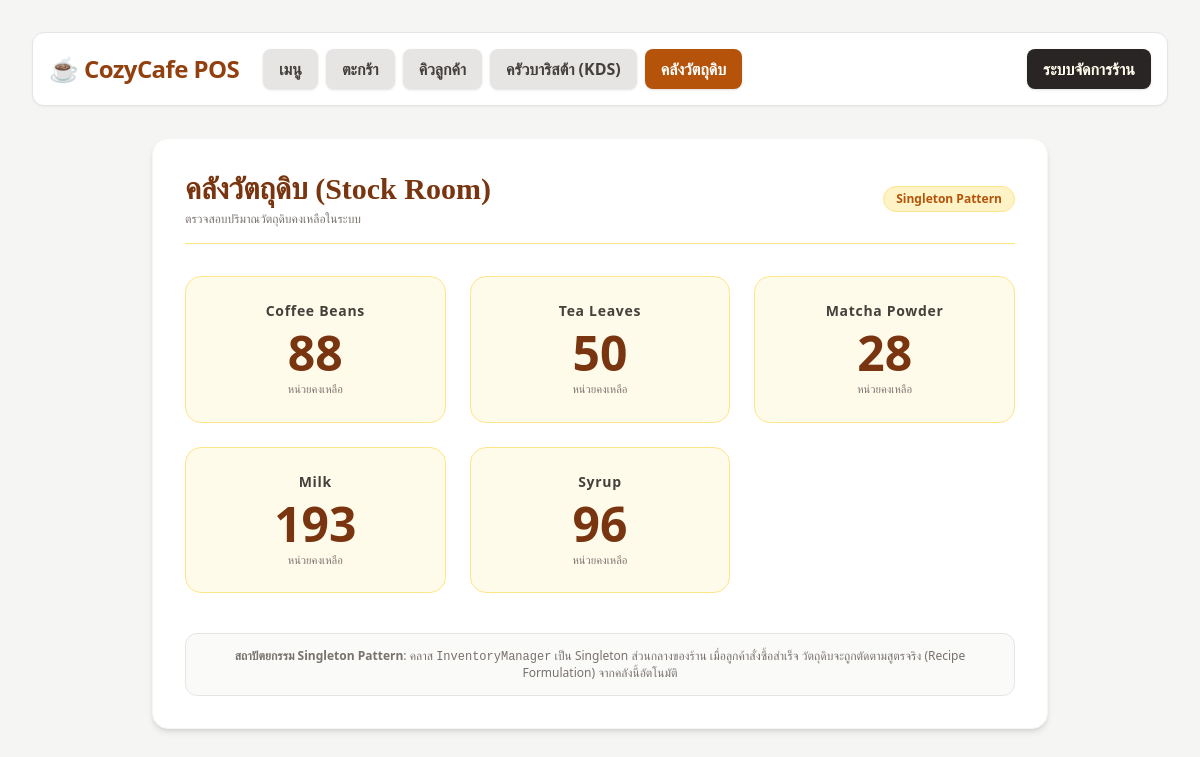
Screenshot of /inventory/ with the database file from the repository.
### pos/models.py (models this page shows, shortened)
class InventoryItem(models.Model):
    name = models.CharField(max_length=100, unique=True)
    quantity = models.IntegerField(default=0)

### pos/views.py (the view)
# urls.py: path('inventory/', views.inventory, name='inventory'),
def inventory(request):
    inv = InventoryManager()
    return render(request, 'pos/inventory.html', {'stock': inv.get_stock()})

### pos/services.py (called while the page is built)
    def __new__(cls):
        if cls._instance is None:
            cls._instance = super(InventoryManager, cls).__new__(cls)
        return cls._instance

    def get_stock(self):
        from .models import InventoryItem
        return {item.name: item.quantity for item in InventoryItem.objects.all()}

### pos/templates/pos/inventory.html (shortened to what this page needs)
<!DOCTYPE html>
<html lang="th">
<head>
    <script src="https://cdn.tailwindcss.com"></script>
</head>
<body class="bg-stone-100 text-stone-800 font-sans p-4 md:p-8 min-h-screen flex flex-col">
    <nav class="mb-8 flex flex-wrap gap-2 items-center bg-white p-4 rounded-xl shadow-sm border border-stone-200">
        <div class="text-2xl font-bold text-amber-800 mr-4 tracking-tight">☕ CozyCafe POS</div>
        <a href="{% url 'menu' %}" class="px-4 py-2 bg-stone-200 text-stone-700 font-semibold rounded-lg shadow hover:bg-stone-300 transition">เมนู</a>
        <a href="{% url 'cart' %}" class="px-4 py-2 bg-stone-200 text-stone-700 font-semibold rounded-lg shadow hover:bg-stone-300 transition">ตะกร้า</a>
        <a href="{% url 'customer_queue' %}" class="px-4 py-2 bg-stone-200 text-stone-700 font-semibold rounded-lg shadow hover:bg-stone-300 transition">คิวลูกค้า</a>
        <a href="{% url 'barista' %}" class="px-4 py-2 bg-stone-200 text-stone-700 font-semibold rounded-lg shadow hover:bg-stone-300 transition">ครัวบาริสต้า (KDS)</a>
        <a href="{% url 'inventory' %}" class="px-4 py-2 bg-amber-700 text-white font-semibold rounded-lg shadow hover:bg-amber-800 transition">คลังวัตถุดิบ</a>
        <a href="{% url 'custom_admin' %}" class="px-4 py-2 bg-stone-800 text-amber-50 font-semibold rounded-lg shadow hover:bg-stone-900 transition ml-auto">ระบบจัดการร้าน</a>
    </nav>
    <div class="max-w-4xl mx-auto w-full bg-white rounded-2xl shadow-md overflow-hidden p-8 border border-stone-100">
        <div class="flex items-center justify-between mb-8 border-b border-amber-200 pb-4">
            <div>
                <h2 class="text-3xl font-bold text-amber-900 font-serif">คลังวัตถุดิบ (Stock Room)</h2>
                <p class="text-xs text-stone-500 mt-1">ตรวจสอบปริมาณวัตถุดิบคงเหลือในระบบ</p>
            </div>
            <span class="text-xs font-semibold text-amber-700 bg-amber-100 px-3 py-1 rounded-full border border-amber-200">Singleton Pattern</span>
        </div>
        <div class="grid grid-cols-2 md:grid-cols-3 gap-6">
            {% for item_name, qty in stock.items %}
            <div class="p-6 bg-amber-50 rounded-2xl border border-amber-200 text-center shadow-xs hover:shadow-md transition">
                <p class="text-stone-700 font-bold tracking-wider text-sm mb-2">{{ item_name }}</p>
                <p class="text-5xl font-black text-amber-900">{{ qty }}</p>
                <span class="text-[11px] text-stone-500 mt-1 block">หน่วยคงเหลือ</span>
            </div>
            {% empty %}
            <div class="col-span-full text-center py-12 text-stone-500 italic">
                ไม่พบข้อมูลวัตถุดิบในคลัง สามารถเพิ่มได้ที่ระบบจัดการร้าน
            </div>
            {% endfor %}
        </div>
        <p class="text-xs text-stone-500 mt-10 text-center font-medium bg-stone-50 py-3.5 px-4 rounded-xl border border-stone-200">
            <strong>สถาปัตยกรรม Singleton Pattern</strong>: คลาส <code>InventoryManager</code> เป็น Singleton ส่วนกลางของร้าน เมื่อลูกค้าสั่งซื้อสำเร็จ วัตถุดิบจะถูกตัดตามสูตรจริง (Recipe Formulation) จากคลังนี้อัตโนมัติ
        </p>
    </div>
</body>
</html>

### rows the page displays
InventoryItem: stock "Coffee Beans"
InventoryItem: stock "Tea Leaves"
InventoryItem: stock "Matcha Powder"
InventoryItem: stock "Milk"
InventoryItem: stock "Syrup"

### other values shown
{{ qty }} "88" "50" "28" "193" "96"
